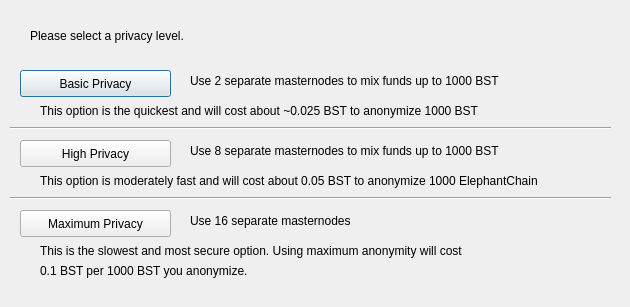
<?xml version="1.0" encoding="UTF-8"?>
<ui version="4.0">
 <class>DarksendConfig</class>
 <widget class="QDialog" name="DarksendConfig">
  <property name="geometry">
   <rect>
    <x>0</x>
    <y>0</y>
    <width>630</width>
    <height>307</height>
   </rect>
  </property>
  <property name="windowTitle">
   <string>Configure Darksend</string>
  </property>
  <widget class="QPushButton" name="buttonBasic">
   <property name="geometry">
    <rect>
     <x>20</x>
     <y>70</y>
     <width>151</width>
     <height>27</height>
    </rect>
   </property>
   <property name="text">
    <string>Basic Privacy</string>
   </property>
  </widget>
  <widget class="QPushButton" name="buttonHigh">
   <property name="geometry">
    <rect>
     <x>20</x>
     <y>140</y>
     <width>151</width>
     <height>27</height>
    </rect>
   </property>
   <property name="text">
    <string>High Privacy</string>
   </property>
  </widget>
  <widget class="QPushButton" name="buttonMax">
   <property name="geometry">
    <rect>
     <x>20</x>
     <y>210</y>
     <width>151</width>
     <height>27</height>
    </rect>
   </property>
   <property name="text">
    <string>Maximum Privacy</string>
   </property>
  </widget>
  <widget class="QLabel" name="label">
   <property name="geometry">
    <rect>
     <x>30</x>
     <y>20</y>
     <width>571</width>
     <height>31</height>
    </rect>
   </property>
   <property name="text">
    <string>Please select a privacy level.</string>
   </property>
  </widget>
  <widget class="QLabel" name="label_2">
   <property name="geometry">
    <rect>
     <x>190</x>
     <y>70</y>
     <width>421</width>
     <height>21</height>
    </rect>
   </property>
   <property name="text">
    <string>Use 2 separate masternodes to mix funds up to 1000 BST</string>
   </property>
  </widget>
  <widget class="QLabel" name="label_3">
   <property name="geometry">
    <rect>
     <x>190</x>
     <y>140</y>
     <width>411</width>
     <height>21</height>
    </rect>
   </property>
   <property name="text">
    <string>Use 8 separate masternodes to mix funds up to 1000 BST</string>
   </property>
  </widget>
  <widget class="QLabel" name="label_4">
   <property name="geometry">
    <rect>
     <x>190</x>
     <y>210</y>
     <width>421</width>
     <height>21</height>
    </rect>
   </property>
   <property name="text">
    <string>Use 16 separate masternodes</string>
   </property>
  </widget>
  <widget class="QLabel" name="label_6">
   <property name="geometry">
    <rect>
     <x>40</x>
     <y>100</y>
     <width>561</width>
     <height>21</height>
    </rect>
   </property>
   <property name="text">
    <string>This option is the quickest and will cost about ~0.025 BST to anonymize 1000 BST</string>
   </property>
  </widget>
  <widget class="QLabel" name="label_7">
   <property name="geometry">
    <rect>
     <x>40</x>
     <y>170</y>
     <width>561</width>
     <height>21</height>
    </rect>
   </property>
   <property name="text">
    <string>This option is moderately fast and will cost about 0.05 BST to anonymize 1000 ElephantChain</string>
   </property>
  </widget>
  <widget class="QLabel" name="label_8">
   <property name="geometry">
    <rect>
     <x>40</x>
     <y>240</y>
     <width>561</width>
     <height>21</height>
    </rect>
   </property>
   <property name="text">
    <string>This is the slowest and most secure option. Using maximum anonymity will cost</string>
   </property>
  </widget>
  <widget class="QLabel" name="label_9">
   <property name="geometry">
    <rect>
     <x>40</x>
     <y>260</y>
     <width>561</width>
     <height>21</height>
    </rect>
   </property>
   <property name="text">
    <string>0.1 BST per 1000 BST you anonymize.</string>
   </property>
  </widget>
  <widget class="Line" name="line">
   <property name="geometry">
    <rect>
     <x>10</x>
     <y>120</y>
     <width>601</width>
     <height>16</height>
    </rect>
   </property>
   <property name="orientation">
    <enum>Qt::Horizontal</enum>
   </property>
  </widget>
  <widget class="Line" name="line_2">
   <property name="geometry">
    <rect>
     <x>10</x>
     <y>190</y>
     <width>601</width>
     <height>16</height>
    </rect>
   </property>
   <property name="orientation">
    <enum>Qt::Horizontal</enum>
   </property>
  </widget>
 </widget>
 <resources/>
 <connections/>
</ui>
